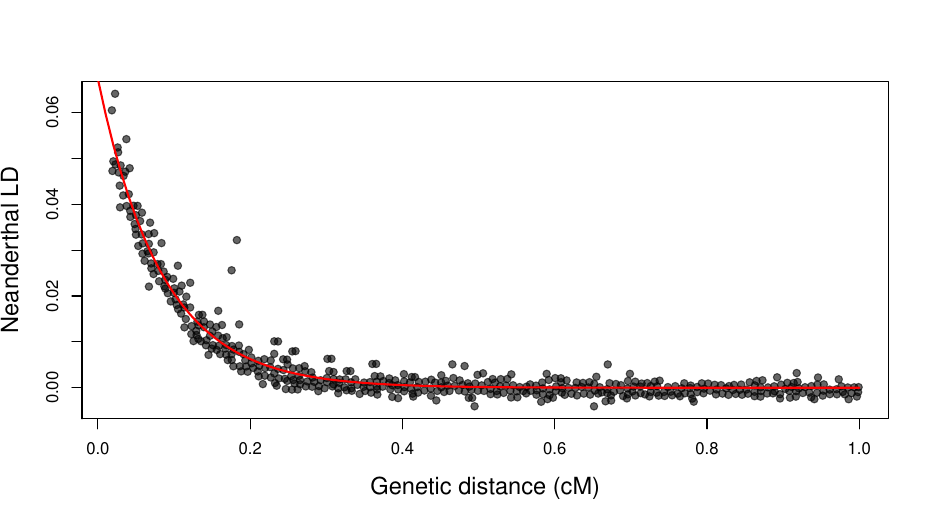

This figure's R source:
Neand_LD<-read.csv("~/Dropbox/Courses/Popgen_teaching_Notes/Journal_figs/alleles_genotypes/Neanderthal_LD/European_neanderthal_LD.csv")

plot(Neand_LD$cM_bin,Neand_LD$LD,pch=19,col=adjustcolor("black",0.6),xlab="Genetic distance (cM)",ylab="Neanderthal LD",cex.lab=1.4)

nls(LD ~ A*exp(-B*cM_bin),data=Neand_LD,start=list(A=1,B=0.5))

 my_x<-seq(0,1,length=100)
lines( my_x, 0.06724*exp(-11.87360* my_x),col="red",lwd=2)

dev.copy2pdf(file="Journal_figs/alleles_genotypes/Neanderthal_LD/European_neanderthal_LD.pdf")